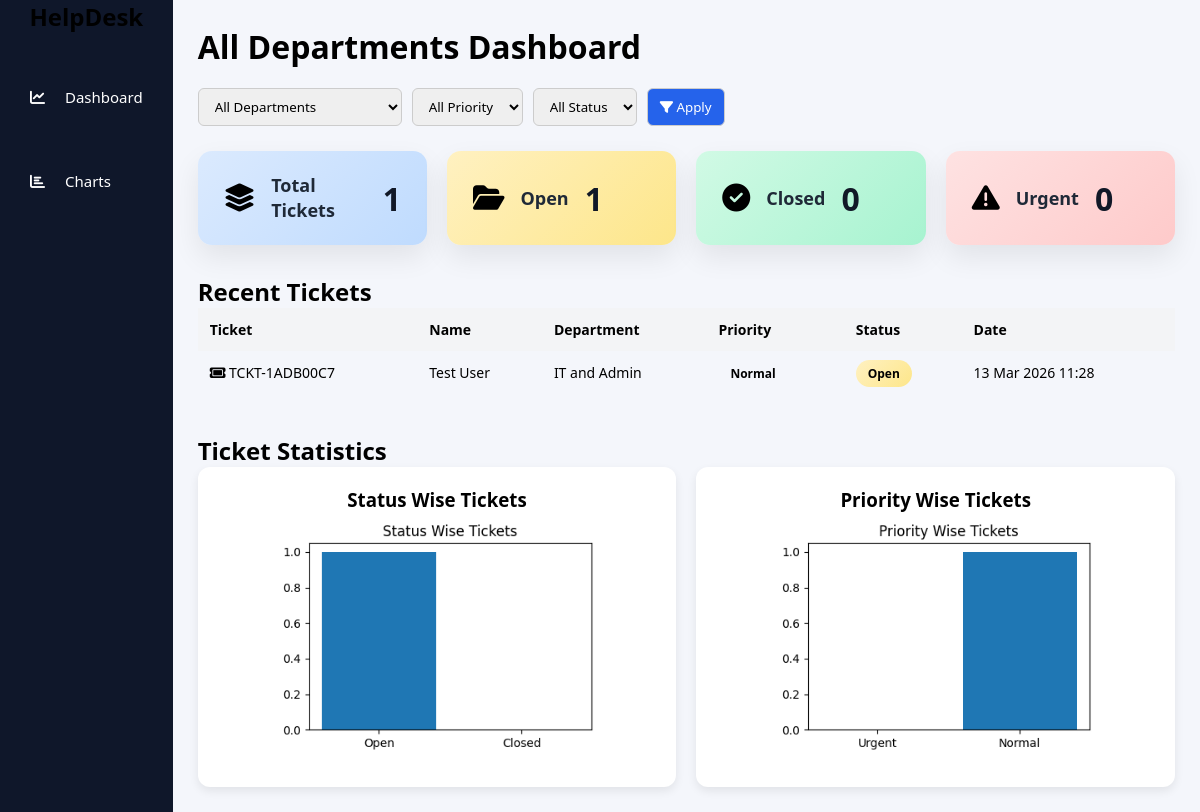
The page / on the database its author committed.
### dashboard/models.py (models this page shows, shortened)
class Ticket(models.Model):
    STATUS_CHOICES = [
        ("Open", "Open"),
        ("In Progress", "In Progress"),
        ("Resolved", "Resolved"),
        ("Closed", "Closed"),
    ]
    PRIORITY_CHOICES = [
        ("Urgent", "Urgent"),
        ("Normal", "Normal"),
    ]
    ticket_no = models.CharField(
        max_length=20,
        unique=True,
        default=generate_ticket_no,
        editable=False
    )
    name = models.CharField(max_length=100)
    email = models.EmailField()
    phone = models.CharField(max_length=20)
    department = models.CharField(max_length=100)
    issue_type = models.CharField(max_length=200)
    priority = models.CharField(max_length=20, choices=PRIORITY_CHOICES)
    status = models.CharField(
        max_length=20,
        choices=STATUS_CHOICES,
        default="Open"
    )
    tat_deadline = models.DateTimeField(null=True, blank=True)
    created_at = models.DateTimeField(auto_now_add=True)
    problem_solver = models.CharField(max_length=100, null=True, blank=True)
    solution_provided = models.TextField(null=True, blank=True)
    resolved_at = models.DateTimeField(null=True, blank=True)

### dashboard/views.py (the view)
# urls.py: path("", views.dashboard, name="home"),   # homepage
def dashboard(request):
    department = request.GET.get('department')
    priority = request.GET.get('priority')
    status = request.GET.get('status')
    tickets = Ticket.objects.all()
    if department:
        tickets = tickets.filter(department=department)
    if priority:
        tickets = tickets.filter(priority=priority)
    if status:
        tickets = tickets.filter(status=status)
    open_count = tickets.filter(status="Open").count()
    closed_count = tickets.filter(status="Closed").count()
    urgent_count = tickets.filter(priority="Urgent").count()
    normal_count = tickets.filter(priority="Normal").count()
    buffer = io.BytesIO()
    plt.figure(figsize=(4,3))
    plt.bar(["Open", "Closed"], [open_count, closed_count])
    plt.title("Status Wise Tickets")
    plt.tight_layout()
    plt.savefig(buffer, format="png")
    buffer.seek(0)
    status_chart = base64.b64encode(buffer.getvalue()).decode()
    plt.close()
    buffer2 = io.BytesIO()
    plt.figure(figsize=(4,3))
    plt.bar(["Urgent", "Normal"], [urgent_count, normal_count])
    plt.title("Priority Wise Tickets")
    plt.tight_layout()
    plt.savefig(buffer2, format="png")
    buffer2.seek(0)
    priority_chart = base64.b64encode(buffer2.getvalue()).decode()
    plt.close()
    context = {
        'departments': DEPARTMENTS,
        'department': department,
        'priority': priority,
        'status': status,
        'total_tickets': tickets.count(),
        'open_tickets': open_count,
        'closed_tickets': closed_count,
        'urgent_tickets': urgent_count,
        'normal_tickets': normal_count,
        'recent_tickets': tickets.order_by('-created_at')[:10],
        'status_chart': status_chart,
        'priority_chart': priority_chart,
    }
    return render(request, "dashboard.html", context)

### templates/dashboard.html (shortened to what this page needs)
{% load static %}
<!DOCTYPE html>
<html lang="en">
<head>
    <link rel="stylesheet" href="{% static 'css/dashboard.css' %}">
    <link rel="stylesheet"
          href="https://cdnjs.cloudflare.com/ajax/libs/font-awesome/6.5.1/css/all.min.css">
</head>
<body>
<div class="layout">
    <aside class="sidebar">
        <h2 class="logo">HelpDesk</h2>
        <ul class="menu">
            <li>
                <a href="#topDashboard">
                    <i class="fa fa-chart-line"></i> Dashboard
                </a>
            </li>
            <li>
                <a href="#chartSection">
                    <i class="fa fa-chart-bar"></i> Charts
                </a>
            </li>
        </ul>
    </aside>
    <main class="content" id="topDashboard">
        <div class="header">
            {% if department %}
                <h1>{{ department }} Department Dashboard</h1>
            {% else %}
                <h1>All Departments Dashboard</h1>
            {% endif %}
        </div>
        <form method="get" class="filters">
            <select name="department">
                <option value="">All Departments</option>
            </select>
            <select name="priority">
                <option value="">All Priority</option>
            </select>
            <select name="status">
                <option value="">All Status</option>
            </select>
            <button type="submit">
                <i class="fa fa-filter"></i> Apply
            </button>
        </form>
        <div class="cards">
            <div class="card total">
                <i class="fa fa-layer-group"></i>
                <span>Total Tickets</span>
                <b>{{ total_tickets }}</b>
            </div>
            <div class="card open">
                <i class="fa fa-folder-open"></i>
                <span>Open</span>
                <b>{{ open_tickets }}</b>
            </div>
            <div class="card closed">
                <i class="fa fa-circle-check"></i>
                <span>Closed</span>
                <b>{{ closed_tickets }}</b>
            </div>
            <div class="card urgent">
                <i class="fa fa-triangle-exclamation"></i>
                <span>Urgent</span>
                <b>{{ urgent_tickets }}</b>
            </div>
        </div>
        <div class="table-box">
            <h2>Recent Tickets</h2>
            <table>
                <thead>
                    <tr>
                        <th>Ticket</th>
                        <th>Name</th>
                        <th>Department</th>
                        <th>Priority</th>
                        <th>Status</th>
                        <th>Date</th>
                    </tr>
                </thead>
                <tbody>
                {% for t in recent_tickets %}
                    <tr>
                        <td>
                            <i class="fa fa-ticket"></i>
                            {{ t.ticket_no }}
                        </td>
                        <td>{{ t.name }}</td>
                        <td>{{ t.department }}</td>
                        <td>
                            {% if t.priority == "Urgent" %}
                                <span class="badge urgent">Urgent</span>
                            {% else %}
                                <span class="badge normal">Normal</span>
                            {% endif %}
                        </td>
                        <td>
                            {% if t.status == "Open" %}
                                <span class="badge open">Open</span>
                            {% else %}
                                <span class="badge closed">Closed</span>
                            {% endif %}
                        </td>
                        <td>{{ t.created_at|date:"d M Y H:i" }}</td>
                    </tr>
                {% empty %}
                    <tr>
                        <td colspan="6">No tickets found</td>
                    </tr>
                {% endfor %}
                </tbody>
            </table>
        </div>
        <div class="chart-box" id="chartSection">
            <h2>Ticket Statistics</h2>
            <div class="chart-grid">
                <div class="chart-card">
                    <h3>Status Wise Tickets</h3>
                    <img>
                </div>
                <div class="chart-card">
                    <h3>Priority Wise Tickets</h3>
                    <img>
                </div>
            </div>
        </div>
    </main>
</div>
</body>
</html>

### static/css/dashboard.css (style rules this page uses)
* { margin: 0; padding: 0; box-sizing: border-box; font-family: "Segoe UI", sans-serif; }
body { background: #f4f6fb; }
.layout { display: flex; min-height: 100vh; }
.sidebar { background-color: #0f172a; }
.sidebar .menu { list-style: none; padding: 0; margin: 0; }
.sidebar .menu li a { color: #ffffff !important; text-decoration: none; display: flex; align-items: center; gap: 10px; padding: 12px 18px; border-radius: 8px; margin-bottom: 6px; }
.sidebar .menu li a i { color: #ffffff !important; font-size: 15px; }
.menu { list-style: none; padding: 0; }
.menu li { margin-bottom: 12px; }
.menu li a { display: block; padding: 12px 15px; color: #ffffff; text-decoration: none; font-size: 15px; border-radius: 8px; transition: 0.3s; }
.logo { text-align: center; margin-bottom: 30px; }
.menu { list-style: none; }
.menu li { padding: 12px; border-radius: 8px; margin-bottom: 10px; cursor: pointer; }
.menu li i { margin-right: 10px; }
.content { flex: 1; padding: 25px; }
.header h1 { margin-bottom: 20px; }
.filters { display: flex; gap: 10px; margin-bottom: 25px; }
.filters select, .filters button { padding: 8px 12px; border-radius: 6px; border: 1px solid #ccc; }
.filters button { background: #2563eb; color: #fff; cursor: pointer; }
.cards { display: grid; grid-template-columns: repeat(auto-fit, minmax(220px, 1fr)); gap: 20px; margin-bottom: 30px; }
.card { display: flex; align-items: center; gap: 16px; padding: 22px 26px; border-radius: 14px; background: #ffffff; box-shadow: 0 12px 28px rgba(0,0,0,0.08); }
.card i { font-size: 28px; }
.card span { color: #1f2937; font-size: 18px; font-weight: 700; line-height: 1.4; }
.card b { font-size: 32px; font-weight: 700; color: #111827; }
.total { background: linear-gradient(135deg, #dbeafe, #bfdbfe); }
.open { background: linear-gradient(135deg, #fff1c1, #fde68a); }
.closed { background: linear-gradient(135deg, #d1fae5, #a7f3d0); }
.urgent { background: linear-gradient(135deg, #fee2e2, #fecaca); }
table { width: 100%; border-collapse: collapse; }
thead { background: #f3f4f6; }
th, td { padding: 12px; text-align: left; font-size: 14px; }
.badge { padding: 5px 12px; border-radius: 20px; font-size: 12px; font-weight: 600; }
.chart-box { margin-top: 40px; }
.chart-grid { display: grid; grid-template-columns: repeat(auto-fit, minmax(280px, 1fr)); gap: 20px; }
.chart-card { background: #ffffff; padding: 20px; border-radius: 12px; box-shadow: 0 4px 10px rgba(0,0,0,0.08); text-align: center; }
.chart-card img { width: 100%; max-height: 250px; object-fit: contain; }

### rows shown on the page
Ticket: ticket_no "TCKT-1ADB00C7", name "Test User", department "IT and Admin", priority "Normal", status "Open", created_at "13 Mar 2026 11:28"

### other values the page prints
{{ total_tickets }} "1"
{{ open_tickets }} "1"
{{ closed_tickets }} "0"
{{ urgent_tickets }} "0"
